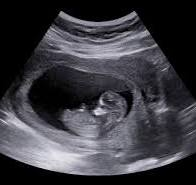
#> input picture ultra.jpeg, 196 x 185 px; its folder holds only this picture in this run
$ python -i MIU.py   (imports and definitions only)   (older library calls are emulated)
#> lines starting #> are read from the running program, lines starting #| are printed output that depends on the picture
#> further down, picture is the input picture: shape (185, 196, 3); mean B, G, R 65.1, 58.9, 59.7
import os
import cv2
import numpy as np
import matplotlib.pyplot as plt
from sklearn.metrics import classification_report
from sklearn.neighbors import KNeighborsClassifier
from sklearn.svm import SVC
from flask import Flask, request, render_template_string
from sklearn.model_selection import train_test_split
from skimage.metrics import structural_similarity as compare_ssim
from flask import Flask, render_template, Response, request, redirect, url_for, session, flash, jsonify
from flask import Flask, render_template, url_for
from flask import Flask, render_template
from flask import Flask, render_template, request, redirect, url_for, flash, Response

# Constants
ADMIN_ID = "radha"
ADMIN_PASSWORD = "1234"

# Flask web app
# [1 line not run here, left out]
# [1 line that did not run here, left out]
# Paths for static files
STATIC_FOLDER = 'static'
UPLOAD_FOLDER = os.path.join(STATIC_FOLDER, 'uploads')
# [1 line not run here, left out]
# [1 line that did not run here, left out]

# Load dataset (now includes Poisson noise)
def load_dataset():
    images = [np.random.rand(100, 100) for _ in range(300)]  # Replace with actual image data
    labels = [0] * 100 + [1] * 100 + [2] * 100  # 0: Gaussian, 1: Salt-and-Pepper, 2: Poisson
    return np.array(images), np.array(labels)

# Function to add Poisson noise (if needed elsewhere)
def add_poisson_noise(image):
    noisy_image = np.random.poisson(image * 255) / 255
    return np.clip(noisy_image, 0, 1)

# Preprocess image (resize and flatten)
def preprocess_image(image):
    resized = cv2.resize(image, (100, 100))  # Resize to standard size
    return resized.flatten()  # Flatten for ML models

# Denoising algorithms
def denoise_image(image):
    denoised_gaussian = cv2.GaussianBlur(image, (5, 5), 0)
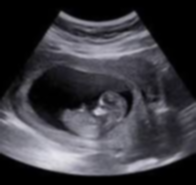
#> denoised_gaussian: shape (185, 196, 3); mean B, G, R 65.1, 58.9, 59.7
    denoised_median = cv2.medianBlur(image, 5)
    denoised_bilateral = cv2.bilateralFilter(image, 9, 75, 75)
    return denoised_gaussian, denoised_median, denoised_bilateral

# Train classifiers
def train_classifiers():
    images, labels = load_dataset()
    images = np.array([preprocess_image(img) for img in images])

    X_train, X_test, y_train, y_test = train_test_split(images, labels, test_size=0.2, random_state=42)

    # KNN Classifier
    knn = KNeighborsClassifier(n_neighbors=5)
    knn.fit(X_train, y_train)

    # SVM Classifier
    svm = SVC(kernel='linear')
    svm.fit(X_train, y_train)

    # Evaluate classifiers
    knn_acc = knn.score(X_test, y_test)
    svm_acc = svm.score(X_test, y_test)

    return knn, svm, X_test, y_test

# Train classifiers
knn_model, svm_model, X_test, y_test = train_classifiers()

# Flask routes

# Routes
# [4 lines that did not run here, left out]

# [11 lines that did not run here, left out]

# [6 lines that did not run here, left out]

# [159 lines that did not run here, left out]

# [88 lines that did not run here, left out]


# Function to create graphs and pixel intensity histograms
def create_graphs(mse_gaussian, mse_median, mse_bilateral, ssim_gaussian, ssim_median, ssim_bilateral, knn_report, svm_report, original_image, denoised_image):

    # MSE and SSIM graphs
    fig, ax = plt.subplots(1, 2, figsize=(14, 6))

    ax[0].bar(['Gaussian', 'Median', 'Bilateral'], [mse_gaussian, mse_median, mse_bilateral], color='red')
    ax[0].set_title('MSE Comparison')
    ax[0].set_ylabel('MSE')

    ax[1].bar(['Gaussian', 'Median', 'Bilateral'], [ssim_gaussian, ssim_median, ssim_bilateral], color='green')
    ax[1].set_title('SSIM Comparison')
    ax[1].set_ylabel('SSIM')

    plt.tight_layout()
    plt.savefig(os.path.join(STATIC_FOLDER, 'mse_ssim_graph.png'))

    # Classification report graph
    fig, ax = plt.subplots(figsize=(10, 6))

    knn_f1 = knn_report['accuracy']
    svm_f1 = svm_report['accuracy']

    ax.bar(['KNN', 'SVM'], [knn_f1, svm_f1], color='blue')
    ax.set_title('F1-Score Comparison')
    ax.set_ylabel('F1-Score')

    plt.tight_layout()
    plt.savefig(os.path.join(STATIC_FOLDER, 'classification_report_graph.png'))

    # Pixel Intensity Distribution (Histogram)
    plt.figure(figsize=(8, 6))

    plt.hist(original_image.ravel(), bins=256, color='blue', alpha=0.5, label='Original')
    plt.hist(denoised_image.ravel(), bins=256, color='red', alpha=0.5, label='Denoised')
    plt.title('Pixel Intensity Distribution')
    plt.xlabel('Pixel Intensity')
    plt.ylabel('Frequency')
    plt.legend()

    plt.tight_layout()
    plt.savefig(os.path.join(STATIC_FOLDER, 'pixel_histogram.png'))

# [5 lines that did not run here, left out]

# [2 lines not run here, left out]

>>> import cv2
>>> picture = cv2.imread('ultra.jpeg')
>>> result = denoise_image(picture)
